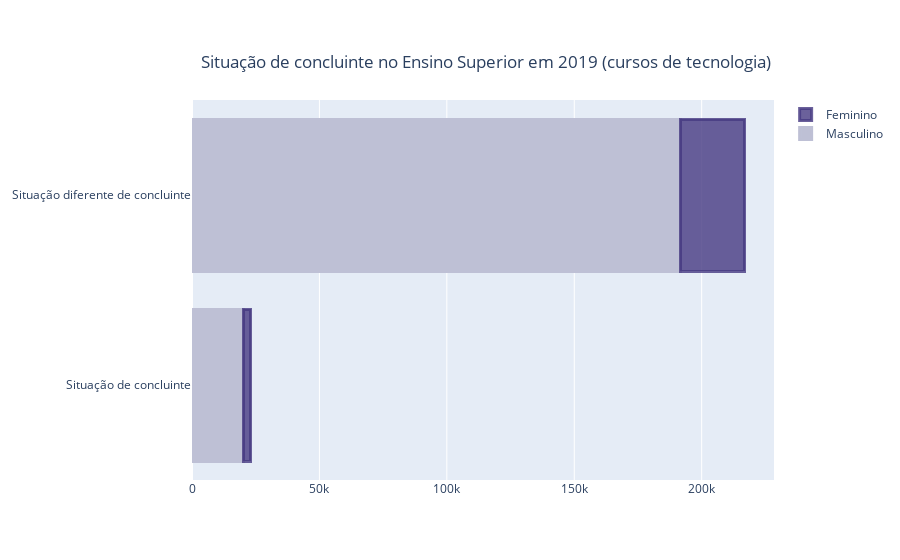

The notebook cell this image was saved under:
### Code cell
fig = go.Figure()
fig.add_trace(go.Bar(
    y=['Situação de concluinte', 'Situação diferente de concluinte'],
    x=[ 20117, 191676],
    name='Masculino',
    orientation='h',
    marker=dict(
        color='rgba(190, 192, 213, 1)',
        line=dict(color='rgba(190, 192, 213, 1)', width=3)      
              
        
    )
))
fig.add_trace(go.Bar(
    y=['Situação de concluinte', 'Situação diferente de concluinte'],
    x=[2968, 25285],
    name='Feminino',
    orientation='h',
    marker=dict(
         color='rgba(71, 58, 131, 0.8)',
        line=dict(color='rgba(71, 58, 131, 0.8)', width=3)
    )
))

fig.update_layout(
    title={
        'text': "Situação de concluinte no Ensino Superior em 2019 (cursos de tecnologia)",
        'y':0.9,
        'x':0.54,
        'xanchor': 'center',
        'yanchor': 'top'})
        
fig.update_layout(barmode='stack')
fig.show()

### Figure 1 — Plotly figure (JSON) as saved in the notebook; plotly's stock layout.template omitted (floating-point values rounded to 4 significant figures)
{"data": [{"marker": {"color": "rgba(190, 192, 213, 1)", "line": {"color": "rgba(190, 192, 213, 1)", "width": 3}}, "name": "Masculino", "orientation": "h", "type": "bar", "x": [20117, 191676], "y": ["Situação de concluinte", "Situação diferente de concluinte"]}, {"marker": {"color": "rgba(71, 58, 131, 0.8)", "line": {"color": "rgba(71, 58, 131, 0.8)", "width": 3}}, "name": "Feminino", "orientation": "h", "type": "bar", "x": [2968, 25285], "y": ["Situação de concluinte", "Situação diferente de concluinte"]}], "layout": {"barmode": "stack", "title": {"text": "Situação de concluinte no Ensino Superior em 2019 (cursos de tecnologia)", "x": 0.54, "xanchor": "center", "y": 0.9, "yanchor": "top"}}}
